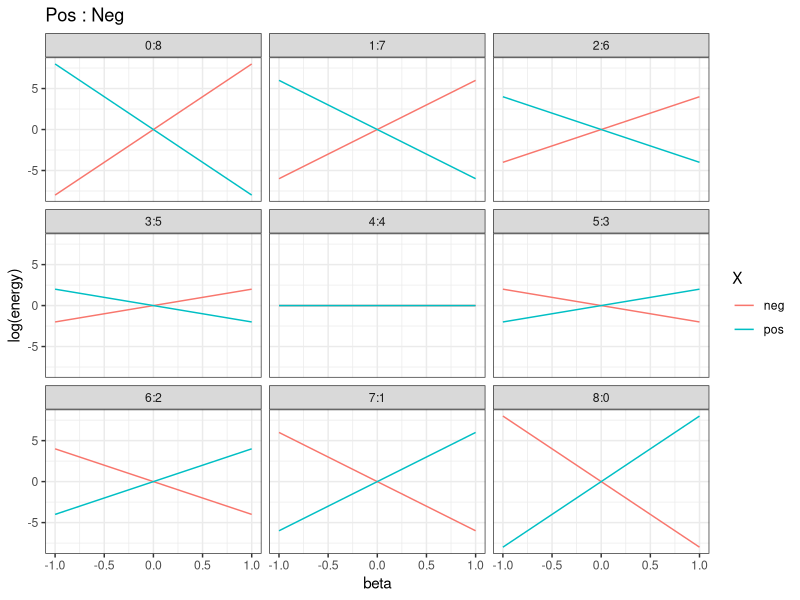

Reproduce this figure in R.
## ---- chunk 1
library(dplyr)
library(tidyr)
library(ggplot2)
## ---- chunk 2

prop_x <- function(val, neighborhood, beta){
  sum_neigh <- sum(neighborhood)
  p <- exp(val*beta*sum_neigh)
  return(p)
}

neighborhood_eval <- function(n_pos, n_neg){
  beta <- seq(-1, 1, by = .05)
  x_nhood_vals <- c(rep(1, n_pos), rep(-1, n_neg))
  x_nhood_vals <- x_nhood_vals[sample(8, 8)]
  v <- c(x_nhood_vals[1:4], 0, x_nhood_vals[5:8])
  x_nhood <- matrix(v, 3, 3)
  
  prop_1 <- numeric(length(beta))
  prop_neg_1 <- numeric(length(beta))
  for(i in seq_along(beta)){
    prop_1[i] = prop_x(1, x_nhood, beta[i])
    prop_neg_1[i] = prop_x(-1, x_nhood, beta[i])
  }
  
  r <- data.frame(
    pos = prop_1, 
    neg = prop_neg_1, 
    beta = beta,
    pos_neg = paste(n_pos, n_neg, sep = ':')
  )
  return(r)
}

neigh <- 0:8

sims <- lapply(seq_along(neigh), function(i){
  pos <- neigh[i]
  neg <- neigh[8-i+2]
  neighborhood_eval(pos, neg)
})

sims_df <- sims %>% 
  do.call(rbind, .) %>%
  gather(-c(beta, pos_neg), key = "X", value = "energy")

sims_df %>%
  ggplot(aes(x = beta, y = log(energy), color = X)) +
  geom_line() +
  facet_wrap(pos_neg~., scales = "fixed") +
  theme_bw() +
  ggtitle("Pos : Neg")
